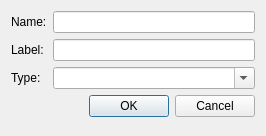
<?xml version="1.0" encoding="UTF-8"?>
<ui version="4.0">
 <class>VariablePropertiesDialog</class>
 <widget class="QDialog" name="VariablePropertiesDialog">
  <property name="geometry">
   <rect>
    <x>0</x>
    <y>0</y>
    <width>266</width>
    <height>136</height>
   </rect>
  </property>
  <property name="windowTitle">
   <string>Variable</string>
  </property>
  <layout class="QFormLayout" name="formLayout">
   <property name="fieldGrowthPolicy">
    <enum>QFormLayout::AllNonFixedFieldsGrow</enum>
   </property>
   <item row="0" column="0">
    <widget class="QLabel" name="label">
     <property name="text">
      <string>Name:</string>
     </property>
    </widget>
   </item>
   <item row="0" column="1">
    <widget class="QLineEdit" name="nameEdit">
     <property name="toolTip">
      <string>Unique name of the variable</string>
     </property>
    </widget>
   </item>
   <item row="1" column="0">
    <widget class="QLabel" name="label_2">
     <property name="text">
      <string>Label:</string>
     </property>
    </widget>
   </item>
   <item row="3" column="1">
    <widget class="QDialogButtonBox" name="buttonBox">
     <property name="orientation">
      <enum>Qt::Horizontal</enum>
     </property>
     <property name="standardButtons">
      <set>QDialogButtonBox::Cancel|QDialogButtonBox::Ok</set>
     </property>
    </widget>
   </item>
   <item row="2" column="1">
    <widget class="QComboBox" name="type">
     <property name="editable">
      <bool>true</bool>
     </property>
    </widget>
   </item>
   <item row="2" column="0">
    <widget class="QLabel" name="label_3">
     <property name="text">
      <string>Type:</string>
     </property>
    </widget>
   </item>
   <item row="1" column="1">
    <widget class="QLineEdit" name="labelEdit">
     <property name="toolTip">
      <string>Descriptive label for the variable</string>
     </property>
    </widget>
   </item>
  </layout>
 </widget>
 <tabstops>
  <tabstop>nameEdit</tabstop>
  <tabstop>labelEdit</tabstop>
  <tabstop>type</tabstop>
  <tabstop>buttonBox</tabstop>
 </tabstops>
 <resources/>
 <connections>
  <connection>
   <sender>buttonBox</sender>
   <signal>accepted()</signal>
   <receiver>VariablePropertiesDialog</receiver>
   <slot>accept()</slot>
   <hints>
    <hint type="sourcelabel">
     <x>248</x>
     <y>254</y>
    </hint>
    <hint type="destinationlabel">
     <x>157</x>
     <y>274</y>
    </hint>
   </hints>
  </connection>
  <connection>
   <sender>buttonBox</sender>
   <signal>rejected()</signal>
   <receiver>VariablePropertiesDialog</receiver>
   <slot>reject()</slot>
   <hints>
    <hint type="sourcelabel">
     <x>316</x>
     <y>260</y>
    </hint>
    <hint type="destinationlabel">
     <x>286</x>
     <y>274</y>
    </hint>
   </hints>
  </connection>
 </connections>
</ui>
